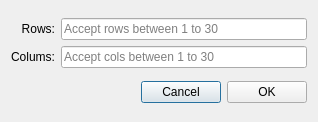
<?xml version="1.0" encoding="UTF-8"?>
<ui version="4.0">
 <class>CWizEditorInsertTableForm</class>
 <widget class="QDialog" name="CWizEditorInsertTableForm">
  <property name="geometry">
   <rect>
    <x>0</x>
    <y>0</y>
    <width>318</width>
    <height>122</height>
   </rect>
  </property>
  <property name="windowTitle">
   <string>Insert Table</string>
  </property>
  <layout class="QVBoxLayout" name="verticalLayout">
   <item>
    <layout class="QGridLayout" name="gridLayout">
     <item row="0" column="0">
      <widget class="QLabel" name="labelRows">
       <property name="text">
        <string>Rows:</string>
       </property>
       <property name="alignment">
        <set>Qt::AlignRight|Qt::AlignTrailing|Qt::AlignVCenter</set>
       </property>
      </widget>
     </item>
     <item row="0" column="1">
      <widget class="QLineEdit" name="editRows">
       <property name="minimumSize">
        <size>
         <width>0</width>
         <height>22</height>
        </size>
       </property>
       <property name="text">
        <string/>
       </property>
       <property name="placeholderText">
        <string>Accept rows between 1 to 30</string>
       </property>
      </widget>
     </item>
     <item row="1" column="0">
      <widget class="QLabel" name="labelCols">
       <property name="text">
        <string>Colums:</string>
       </property>
       <property name="alignment">
        <set>Qt::AlignRight|Qt::AlignTrailing|Qt::AlignVCenter</set>
       </property>
      </widget>
     </item>
     <item row="1" column="1">
      <widget class="QLineEdit" name="editCols">
       <property name="minimumSize">
        <size>
         <width>0</width>
         <height>22</height>
        </size>
       </property>
       <property name="text">
        <string/>
       </property>
       <property name="placeholderText">
        <string>Accept cols between 1 to 30</string>
       </property>
      </widget>
     </item>
    </layout>
   </item>
   <item>
    <layout class="QHBoxLayout" name="horizontalLayout">
     <item>
      <spacer name="horizontalSpacer">
       <property name="orientation">
        <enum>Qt::Horizontal</enum>
       </property>
       <property name="sizeHint" stdset="0">
        <size>
         <width>40</width>
         <height>20</height>
        </size>
       </property>
      </spacer>
     </item>
     <item>
      <widget class="QPushButton" name="pushButton_cancel">
       <property name="text">
        <string>Cancel</string>
       </property>
      </widget>
     </item>
     <item>
      <widget class="QPushButton" name="pushButton_ok">
       <property name="text">
        <string>OK</string>
       </property>
      </widget>
     </item>
    </layout>
   </item>
  </layout>
 </widget>
 <tabstops>
  <tabstop>editRows</tabstop>
  <tabstop>editCols</tabstop>
  <tabstop>pushButton_ok</tabstop>
  <tabstop>pushButton_cancel</tabstop>
 </tabstops>
 <resources/>
 <connections/>
</ui>
